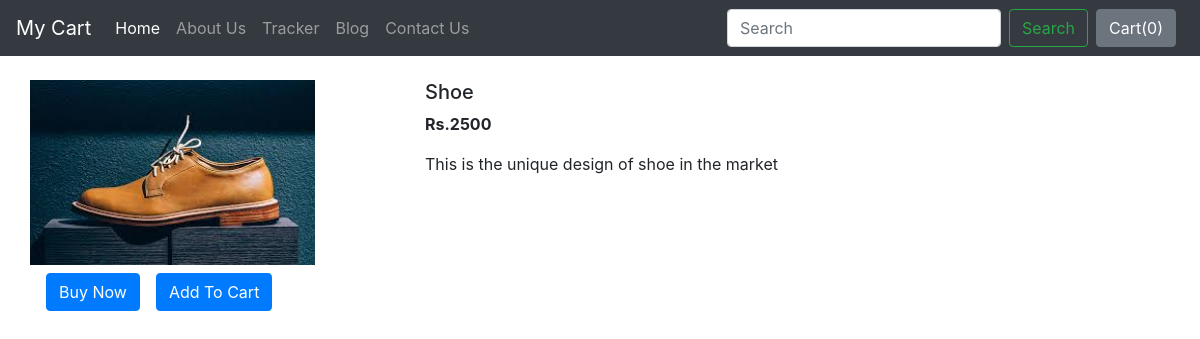
Screenshot of /shop/products/2 with the database file from the repository.
### shop/models.py (models this page shows, shortened)
class Product(models.Model):
    product_id = models.AutoField
    product_name = models.CharField(max_length=50)
    category = models.CharField(max_length=50, default="")
    subcategory = models.CharField(max_length=50, default="")
    price = models.IntegerField(default=0)
    desc = models.CharField(max_length=300)
    pub_date = models.DateField()
    image = models.ImageField(upload_to='shop/images', default="")

### shop/views.py (the view)
# urls.py: path('products/<int:id>',views.productview,name='ProductView'),
def productview(request , id):
    product = Product.objects.filter(id=id)
    return render(request,'shop/products.html',{'product':product[0]})

### shop/templates/shop/products.html (shortened to what this page needs)
{% extends 'shop/base.html' %}
{% block content %}
<div class = "container my-4">
   <div class="row">
      <div class="col-md-4">
         <div class="row">
            <img src="/media/{{product.image}}" width="285px" height="185px">
         </div>
         <div class="row my-2">
            <button class="btn btn-primary mx-3">Buy Now</button>
            <button class="btn btn-primary">Add To Cart</button>
        </div>
      </div>
      <div class="col-md-8">
        <h5>{{product.product_name}}</h5>
        <p><b>Rs.{{product.price}} </b></p>
        <p>{{product.desc}}</p>
      </div>
   </div>
</div>
{% endblock %}

### rows the page displays
Product: image (picture), product_name "Shoe", price "2500", desc "This is the unique design of shoe in the market"
